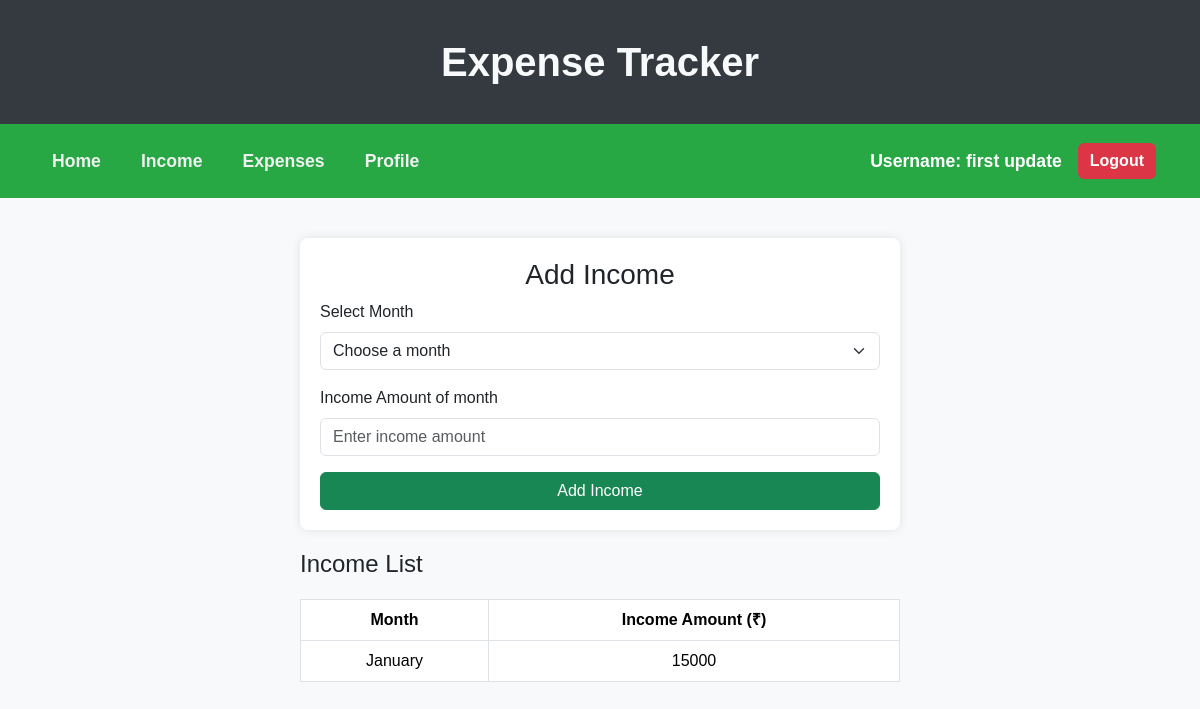
Before: /incomepage/ (signed in) with the older database file.
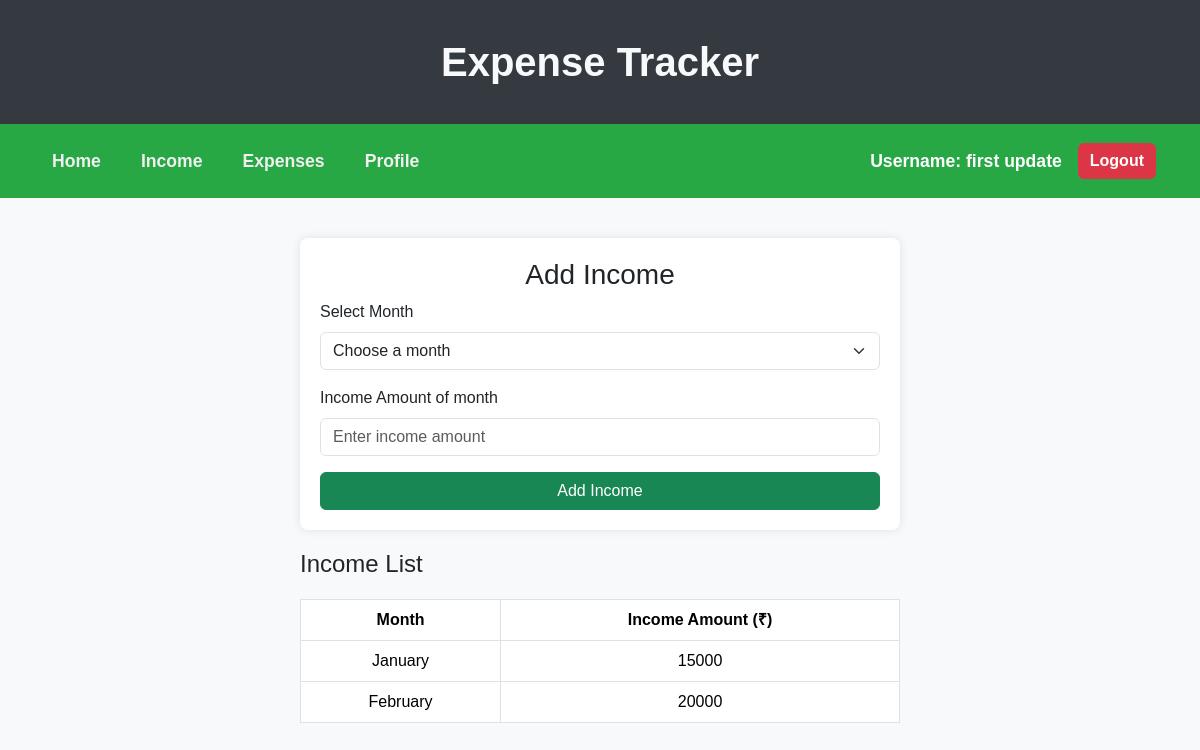
After: the same page with the newer database file.
### app/models.py (models this page shows, shortened)
class Income(models.Model):
    user = models.ForeignKey(
        Users, on_delete=models.CASCADE, related_name='user_income')
    month = models.CharField(max_length=20)
    amount = models.PositiveBigIntegerField()
    created_at = models.DateField(auto_now_add=True)

### app/views.py (the view)
# urls.py: path('incomepage/', views.incomepage, name='incomepage'),
def incomepage(request):
    msg = request.GET.get("msg", "")
    incomes = Income.objects.filter(user=request.session.get('id'))
    return render(request, 'incomepage.html', {"msg": msg, 'incomes': incomes})

### app/templates/incomepage.html (shortened to what this page needs)
<!DOCTYPE html>
<html lang="en">
<head>
  <link href="https://cdn.jsdelivr.net/npm/bootstrap@5.3.3/dist/css/bootstrap.min.css" rel="stylesheet">
</head>
<body>
  <div class="header">
    Expense Tracker
  </div>
  <nav class="navbar navbar-expand-lg navbar-custom">
    <div class="container-fluid">
      <div class="d-flex align-items-center justify-content-between w-100">
        <ul class="navbar-nav flex-row">
          <li class="nav-item">
            <b><a class="nav-link" href="{% url 'homepage' %}">Home</a></b>
          </li>
          <li class="nav-item">
            <b><a class="nav-link" href="{% url 'incomepage' %}">Income</a></b>
          </li>
          <li class="nav-item">
            <b><a class="nav-link" href="{% url 'addexpensepage' %}">Expenses</a></b>
          </li>
          <li class="nav-item">
            <b><a class="nav-link" href="{% url 'profilepage' %}">Profile</a></b>
          </li>
        </ul>
        <div class="d-flex align-items-center">
          <span class="username">
            Username: {{ request.session.username }}
          </span>
          <a href="{% url 'logout' %}" class="btn btn-logout">Logout</a>
        </div>
      </div>
    </div>
  </nav>
  <div class="content container">
    <div class="form-container">
      <h3 class="text-center">Add Income</h3>
      <form id="budgetForm" method="post" action="{% url 'add_income' %}">
        <div class="mb-3">
          <label for="month" class="form-label">Select Month</label>
          <select class="form-select" id="month" name="month" required>
            <option value="">Choose a month</option>
          </select>
        </div>
        <div class="mb-3">
          <label for="budgetAmount" class="form-label">Income Amount of month</label>
          <input type="number" name="amount" class="form-control" id="budgetAmount" placeholder="Enter income amount" required>
        </div>
        <button type="submit" class="btn btn-success w-100">Add Income</button>
      </form>
    </div>
    <div class="budget-list">
      <h4>Income List</h4>
      <table class="table table-bordered" id="budgetTable">
        <thead>
          <tr>
            <th scope="col" class="text-center">Month</th>
            <th scope="col" class="text-center">Income Amount (₹)</th>
          </tr>
        </thead>
        <tbody>
          {% for i in incomes %}
          <tr>
            <td class="text-center">{{i.month}}</td>
            <td class="text-center">{{i.amount}}</td>
          </tr>
          {% endfor %}
        </tbody>
      </table>
    </div>
  </div>
</body>
</html>

### app/templates/incomepage.html (style rules this page uses)
body { font-family: Arial, sans-serif; margin: 0; padding: 0; display: flex; flex-direction: column; min-height: 100vh; background-color: #f8f9fa; }
.header { background-color: #343a40; color: #f8f9fa; text-align: center; padding: 2rem; display: flex; align-items: center; justify-content: center; font-size: 2.5rem; font-weight: bold; }
.navbar-custom { background-color: #28a745; padding: 1rem 2rem; }
.navbar-custom .nav-link { color: #f0f0f0; font-size: 1.1rem; margin-right: 1.5rem; }
.username { color: #fff; font-size: 1.1rem; font-weight: bold; margin-right: 1rem; }
.navbar-custom .btn-logout { background-color: #dc3545; border: none; color: #fff; font-weight: bold; }
.content { flex: 1; padding: 20px; }
.form-container { max-width: 600px; margin: 20px auto; padding: 20px; background-color: #fff; box-shadow: 0 0 10px rgba(0, 0, 0, 0.1); border-radius: 8px; }
.budget-list { max-width: 600px; margin: 20px auto; }
.budget-list h4 { margin-bottom: 15px; }
.table { margin-top: 20px; }

Changed rows visible on the page:
added Income: month "February", amount "20000"
